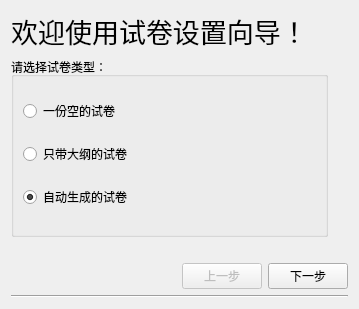
     <widget class="QWidget" name="first">
      <layout class="QHBoxLayout" name="horizontalLayout_7">
       <item>
        <layout class="QVBoxLayout" name="verticalLayout_25">
         <item>
          <layout class="QVBoxLayout" name="verticalLayout_4">
           <item>
            <layout class="QVBoxLayout" name="verticalLayout_3">
             <item>
              <layout class="QHBoxLayout" name="horizontalLayout_3">
               <item>
                <widget class="QLabel" name="label_2">
                 <property name="font">
                  <font>
                   <family>宋体</family>
                   <pointsize>20</pointsize>
                  </font>
                 </property>
                 <property name="text">
                  <string>欢迎使用试卷设置向导！</string>
                 </property>
                 <property name="textFormat">
                  <enum>Qt::RichText</enum>
                 </property>
                 <property name="alignment">
                  <set>Qt::AlignCenter</set>
                 </property>
                </widget>
               </item>
               <item>
                <spacer name="horizontalSpacer_2">
                 <property name="orientation">
                  <enum>Qt::Horizontal</enum>
                 </property>
                 <property name="sizeHint" stdset="0">
                  <size>
                   <width>40</width>
                   <height>20</height>
                  </size>
                 </property>
                </spacer>
               </item>
              </layout>
             </item>
             <item>
              <layout class="QHBoxLayout" name="horizontalLayout_5">
               <item>
                <widget class="QGroupBox" name="groupBox">
                 <property name="title">
                  <string>请选择试卷类型：</string>
                 </property>
                 <layout class="QHBoxLayout" name="horizontalLayout_4">
                  <item>
                   <layout class="QVBoxLayout" name="verticalLayout">
                    <item>
                     <widget class="QRadioButton" name="radioButton_empty">
                      <property name="text">
                       <string>一份空的试卷</string>
                      </property>
                     </widget>
                    </item>
                    <item>
                     <widget class="QRadioButton" name="radioButton_outline">
                      <property name="text">
                       <string>只带大纲的试卷</string>
                      </property>
                     </widget>
                    </item>
                    <item>
                     <widget class="QRadioButton" name="radioButton_auto">
                      <property name="text">
                       <string>自动生成的试卷</string>
                      </property>
                      <property name="checked">
                       <bool>true</bool>
                      </property>
                     </widget>
                    </item>
                   </layout>
                  </item>
                 </layout>
                </widget>
               </item>
               <item>
                <spacer name="verticalSpacer_2">
                 <property name="orientation">
                  <enum>Qt::Vertical</enum>
                 </property>
                 <property name="sizeType">
                  <enum>QSizePolicy::Preferred</enum>
                 </property>
                 <property name="sizeHint" stdset="0">
                  <size>
                   <width>20</width>
                   <height>180</height>
                  </size>
                 </property>
                </spacer>
               </item>
              </layout>
             </item>
            </layout>
           </item>
           <item>
            <layout class="QHBoxLayout" name="horizontalLayout">
             <item>
              <widget class="QLabel" name="label">
               <property name="text">
                <string/>
               </property>
               <property name="pixmap">
                <pixmap resource="resource.qrc">:/UI/guide_bkg.png</pixmap>
               </property>
              </widget>
             </item>
             <item>
              <spacer name="horizontalSpacer">
               <property name="orientation">
                <enum>Qt::Horizontal</enum>
               </property>
               <property name="sizeHint" stdset="0">
                <size>
                 <width>40</width>
                 <height>20</height>
                </size>
               </property>
              </spacer>
             </item>
             <item>
              <layout class="QVBoxLayout" name="verticalLayout_2">
               <item>
                <spacer name="verticalSpacer">
                 <property name="orientation">
                  <enum>Qt::Vertical</enum>
                 </property>
                 <property name="sizeType">
                  <enum>QSizePolicy::Expanding</enum>
                 </property>
                 <property name="sizeHint" stdset="0">
                  <size>
                   <width>20</width>
                   <height>20</height>
                  </size>
                 </property>
                </spacer>
               </item>
               <item>
                <layout class="QHBoxLayout" name="horizontalLayout_2">
                 <item>
                  <widget class="QPushButton" name="pushButton">
                   <property name="enabled">
                    <bool>false</bool>
                   </property>
                   <property name="text">
                    <string>上一步</string>
                   </property>
                  </widget>
                 </item>
                 <item>
                  <widget class="QPushButton" name="first_next">
                   <property name="text">
                    <string>下一步</string>
                   </property>
                  </widget>
                 </item>
                </layout>
               </item>
              </layout>
             </item>
            </layout>
           </item>
          </layout>
         </item>
         <item>
          <widget class="Line" name="line">
           <property name="orientation">
            <enum>Qt::Horizontal</enum>
           </property>
          </widget>
         </item>
        </layout>
       </item>
      </layout>
     </widget>
